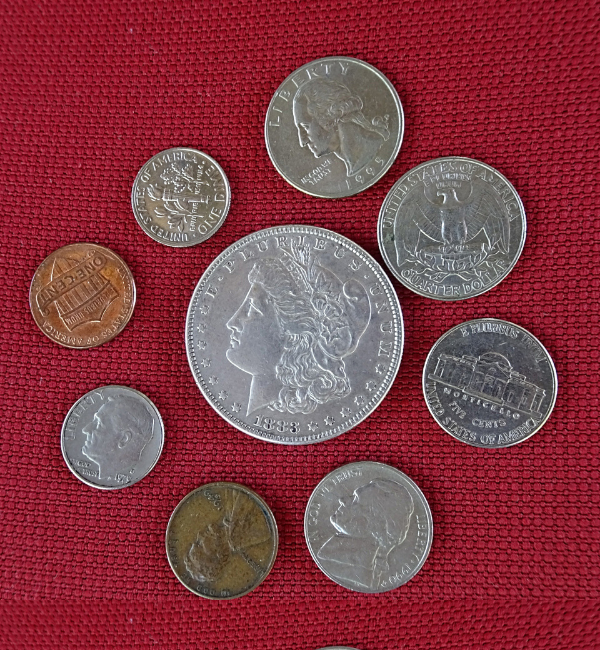
#> input picture assets/dolar_original.png, 600 x 650 px, found by its file name
$ python coinCounterDolar.py
#> lines starting #> are read from the running program, lines starting #| are printed output that depends on the picture; after the words box and inside, x2 and y2 are one past the last pixel; in counts of white or black regions, pixels touching at a corner belong together
import numpy as np
import cv2 as cv
import os

# reading original image
input_dolar = cv.imread("..\\assets\\dolar_original.png")
#> input_dolar is the input picture: shape (650, 600, 3); mean B, G, R 68.8, 59.3, 131.9

# converting to grayscale
input_dolar_gray = cv.cvtColor(input_dolar, cv.COLOR_BGR2GRAY)
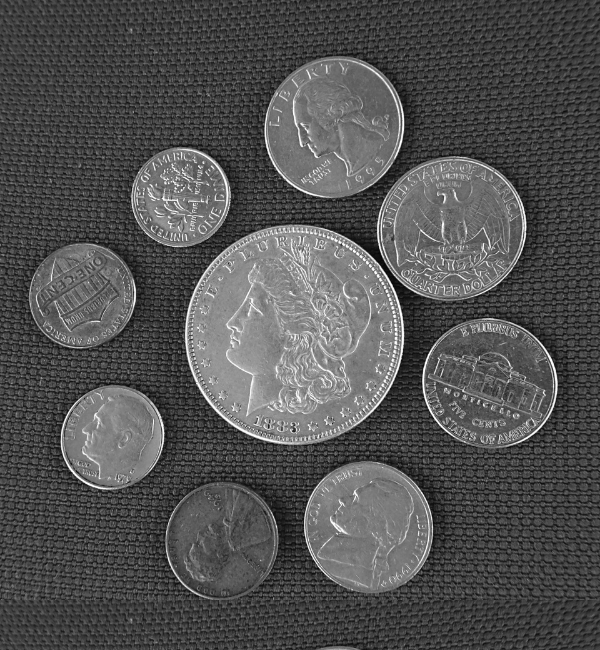
#> input_dolar_gray: shape (650, 600); min 5, max 254, mean 82.1

# converting image to binary pattern expected of part 3
input_dolar_bin = cv.threshold(input_dolar_gray,50,255,cv.THRESH_BINARY_INV)[1]
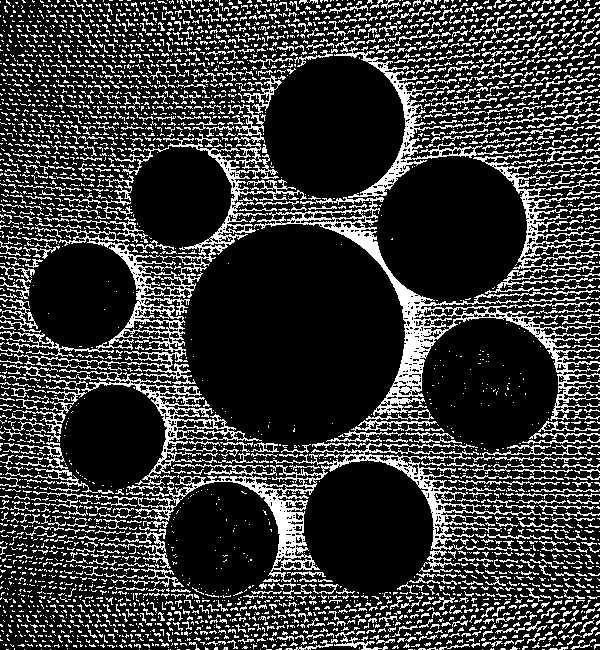
#> input_dolar_bin: shape (650, 600); 21.6% white in thin lines or dots

# creating kernels to be used as structuring elements in morphological operations
kernel = np.ones((1,2), np.uint8)
kernel2 = cv.getStructuringElement(cv.MORPH_ELLIPSE,(20,20))

# eroding initial gray image to get rid of noise in the interior region of coins
erosion = cv.erode(input_dolar_bin,kernel,iterations = 3)
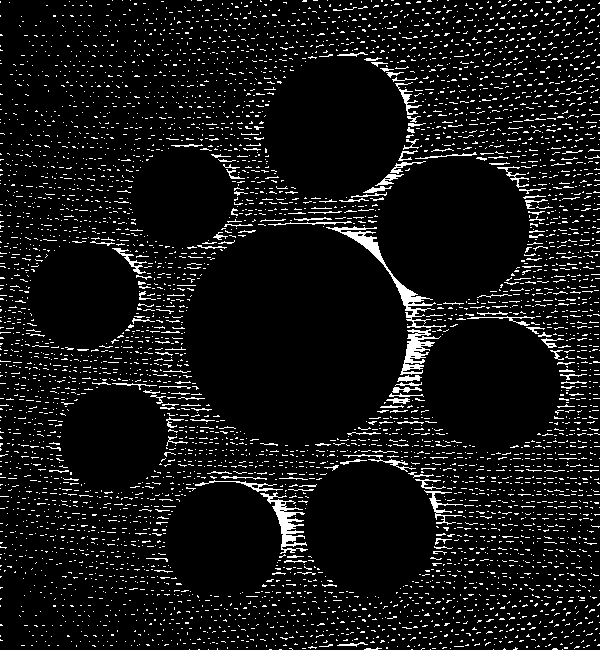
#> erosion: shape (650, 600); 7.6% white in thin lines or dots

# dilating result to homogenize background with circular kernel to smooth coins edges
dilation = cv.dilate(erosion,kernel2,iterations = 2)
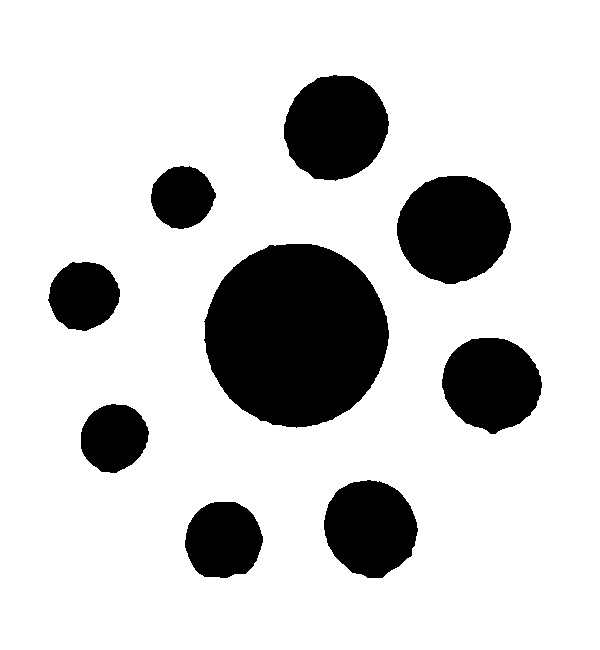
#> dilation: shape (650, 600); 81.1% white; 9 black regions, largest, box (x1, y1, x2, y2) and area: (204, 244, 389, 428) 26324, (397, 176, 511, 284) 9452, (284, 75, 389, 181) 8515

# eroding previous result to get blobs back to original coin size
erosion2 = cv.erode(dilation,kernel2,iterations = 2)
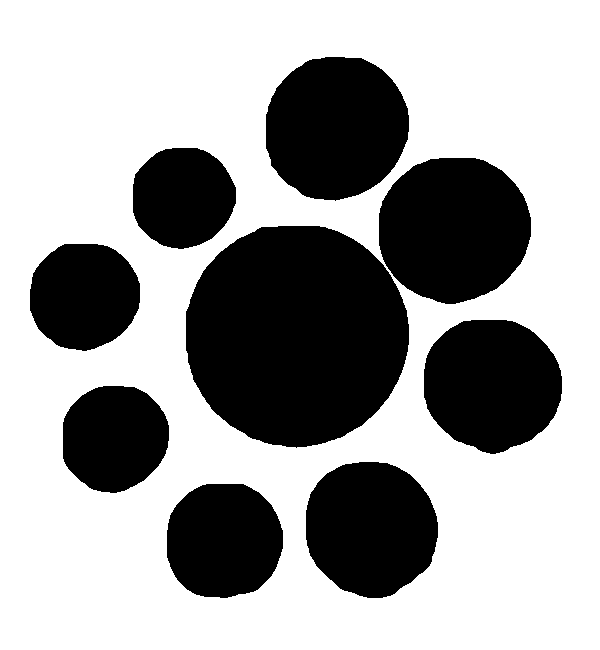
#> erosion2: shape (650, 600); 64.3% white; 9 black regions, largest, box (x1, y1, x2, y2) and area: (186, 226, 409, 448) 39086, (379, 158, 531, 304) 17571, (266, 57, 409, 201) 16304

# blob filtering
params = cv.SimpleBlobDetector_Params()
params.filterByArea = True
params.minArea = 1;
params.maxArea = 100000;
params.filterByColor = True
params.blobColor = 0

# creating a detector with the parameters
detector = cv.SimpleBlobDetector_create(params)

# getting blobs data
keypoints = detector.detect(erosion2)
#> keypoints = 9 keypoints; (x, y, size): (296, 335, 224), (453, 229, 150.9), (336, 127, 144.9), (492, 384, 137.3), (370, 528, 134.8), (223, 540, 118.6), (84, 296, 110.5), (114, 438, 108.3), (183, 197, 103.4)

# number of coins (blobs) detected
print('Number of coins detected: ', len(keypoints))
#| Number of coins detected:  9

# drawing coins (blobs) borders
borders = cv.drawKeypoints(erosion2, keypoints, np.array([]), (0,0,255), cv.DRAW_MATCHES_FLAGS_DRAW_RICH_KEYPOINTS)
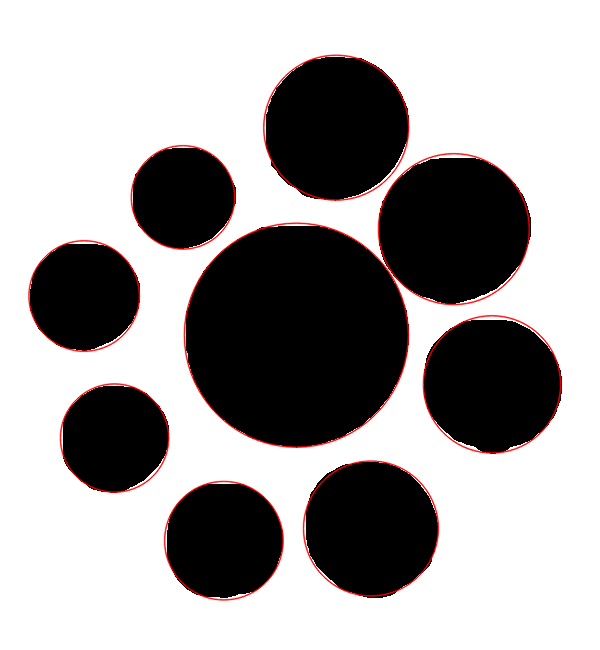
#> borders: shape (650, 600, 3); mean of channels 0, 1, 2 162, 162, 165.3; drawn as B, G, R

# drawing circles in original image using data from blob detection
output = input_dolar.copy()
for i in range(len(keypoints)):
    cv.circle(output, (int(keypoints[i].pt[0]), int(keypoints[i].pt[1])), int(keypoints[i].size/2), (0, 255, 0), 4)
    cv.circle(output, (int(keypoints[i].pt[0]), int(keypoints[i].pt[1])), 1, (255, 0, 0), 5)
#> this loop made 9 passes
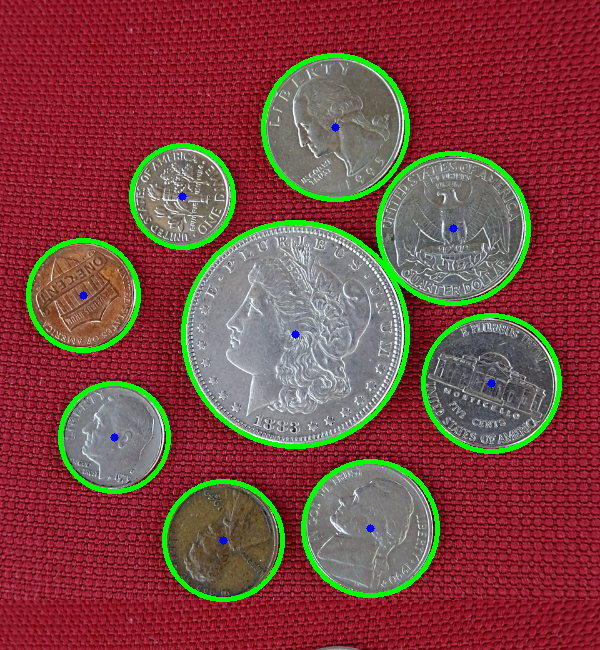
#> output: shape (650, 600, 3); 4.99% of pixels changed, all inside (x1, y1, x2, y2) = (26, 53, 562, 602)

# creating folder to save result if not already created
dirName = "..\\image_result"
if not os.path.exists(dirName):
    os.mkdir(dirName)

# saving result as a file
cv.imwrite(dirName + "\\dolar_result.png", output)

#showing results
cv.imshow('input image', input_dolar)
cv.imshow('input image in grayscale', input_dolar_gray)
cv.imshow('input image binarized', input_dolar_bin)
cv.imshow('bin image with morph filtering', erosion2)
cv.imshow("bin image with borders detection", borders)
cv.imshow('output image with detected coins', output)

cv.waitKey(0)
cv.destroyAllWindows()
